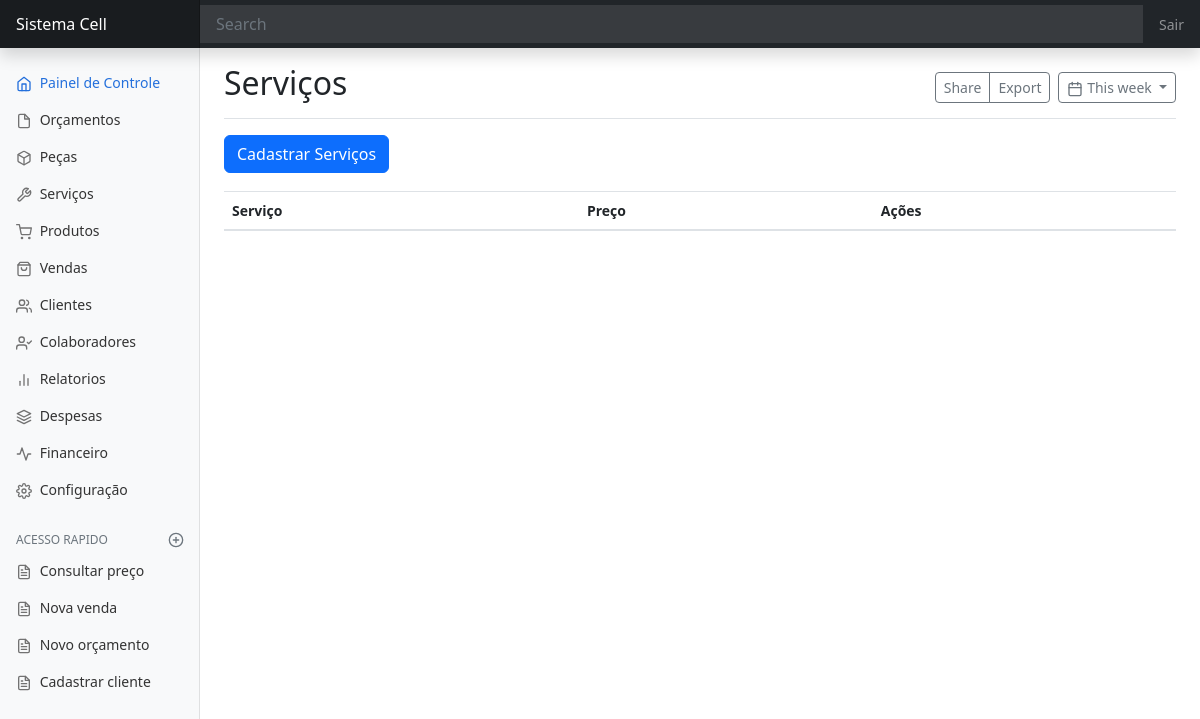
/servicos/, run on an earlier commit of the app's database.
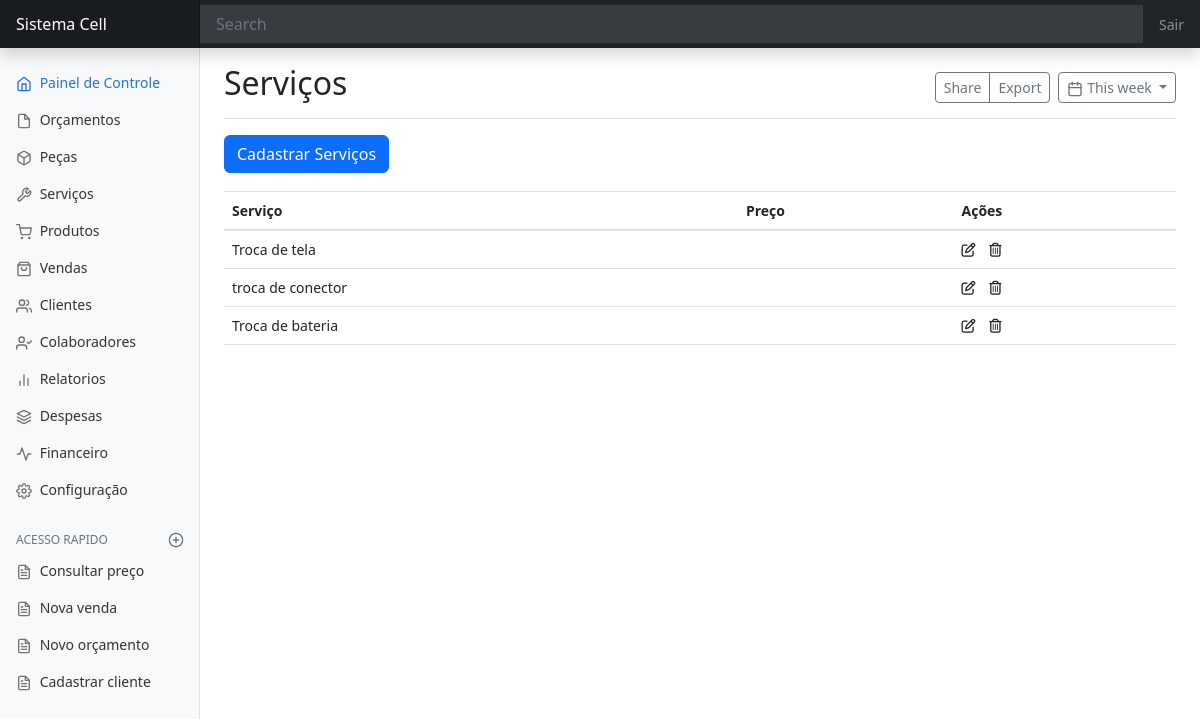
And on a later commit of the database.
### servico/models.py (models this page shows, shortened)
class Servico(models.Model):
    nome_servico = models.CharField(max_length=100)

### servico/views.py (the view)
# urls.py: path('servicos/', ListaServicos.as_view(), name='servicos'),
class ListaServicos(ListView):
    model = Servico
    template_name = 'servico/pagina-inicial-servico.html'

### servico/templates/servico/pagina-inicial-servico.html (shortened to what this page needs)
{% extends 'dashboard/pagina-inicial.html' %}
{% block titulo %}Serviços{% endblock titulo %}
{% block conteudo %}
<a href=""
   class="btn btn-primary"
   data-toggle="modal"
   data-target="#staticBackdrop"
   hx-get="{% url 'cadastrar-servico' %}"
   hx-target="#adicionar-conteudo"
   hx-swap="innerHTML">
    Cadastrar Serviços</a>
<div style="padding-top:18px">
    <table class="table">
        <thead>
        <tr>
            <th>Serviço</th>
            <th>Preço</th>
            <th>Ações</th>
        </tr>
        </thead>
        <tbody id="servico-Tbody">
            {% include 'servico/tabela/tabela-servico.html' %}
        </tbody>
    </table>
</div>
{% endblock conteudo %}

### servico/templates/servico/tabela/linhas-tabela-servico.html
<tr id="trServico{{ object.pk }}">
    <td>{{ object.nome_servico }}</td>
    <td>{{ object.preco_servico }}</td>
    <td><span
            data-toggle="modal"
            data-target="#staticBackdrop"
            hx-get="{% url 'editar-servico' object.pk %}"
            hx-target="#adicionar-conteudo"
            hx-indicator=".htmx-indicator"
            hx-swap="innerHTML">
            <i class="fa-regular fa-pen-to-square"></i>
        </span>
        <span
            hx-get="{% url 'apagar-servico' object.pk %}"
            hx-confirm="Deseja mesmo apagar {{ object.nome_servico }}"
            hx-target="closest tr"
            hx-swap="outerHTML swap:300ms"
        >
                <i class="fa-regular fa-trash-can" style="padding-left:10px;"></i>
        </span>
    </td>
</tr>

What changed in the data, as far as the page shows it:
added Servico: nome_servico "Troca de tela"
added Servico: nome_servico "troca de conector"
added Servico: nome_servico "Troca de bateria"
